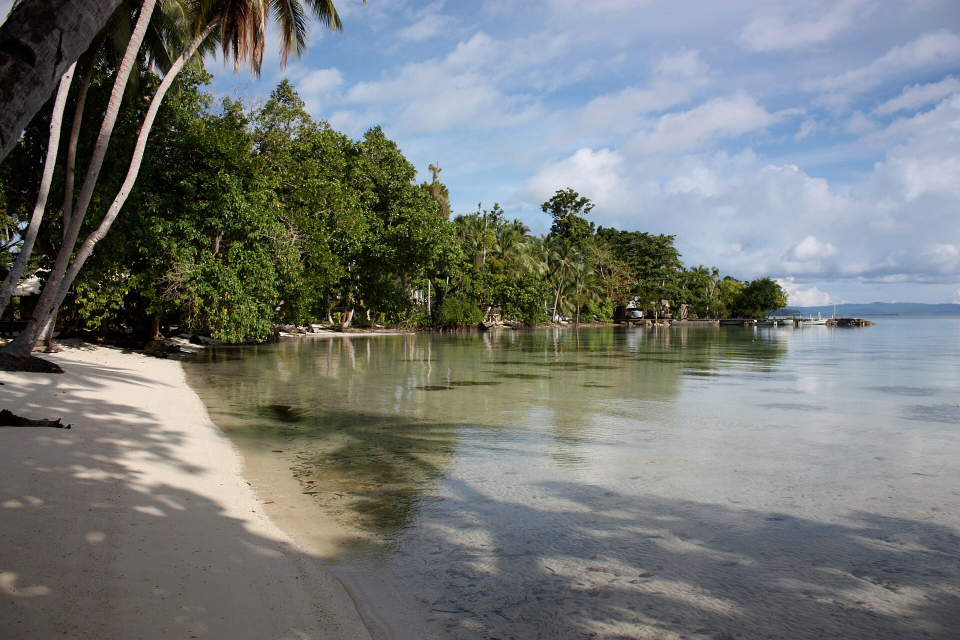
#> input picture episodes/en-jfk-coconut/img/arka-plan-marovo-lagoon-1920.jpg, 1920 x 1280 px (shown at 1/2 size)
$ python gorsel.py
#> lines starting #> are read from the running program, lines starting #| are printed output that depends on the picture
"""en-jfk-coconut gorselleri:  python episodes/en-jfk-coconut/gorsel.py
arka.jpg   : Marovo Lagoon (CC BY 2.0) sol-ust kare kirpim 1200x1200 (sag uctaki iskele disarida) -> 1080, renk 0,68, parlaklik 1,2.
ev_1.jpg   : PT-109 teknesi, 1942 (Navsource/US Navy, PD-USGov) 840x635 kirpim -> 1080x816.
ev_2.jpg   : hindistancevizi kabugu (JFK Library, PD) 647x632 -> yukseklik 816 (1,29x), yanlar nesnesiz zemin uzatilarak 1080'e tamamlanir.
"""
from pathlib import Path
from PIL import Image, ImageEnhance, ImageFilter
import numpy as np

H = Path(__file__).resolve().parent / "img"

bg = Image.open(H / "arka-plan-marovo-lagoon-1920.jpg").convert("RGB").crop((0, 0, 1200, 1200)).resize((1080, 1080), Image.LANCZOS)
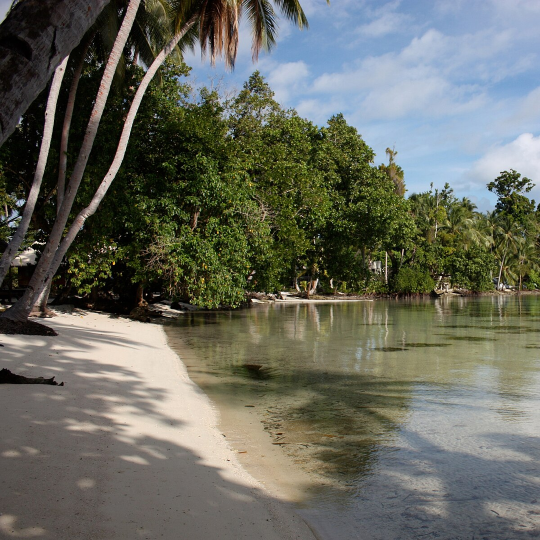
#> bg: PIL image 1080x1080 RGB (shown at 1/2 size); mean R, G, B 103, 105.1, 94.7
bg = ImageEnhance.Color(bg).enhance(0.68)
bg = ImageEnhance.Brightness(bg).enhance(1.2)
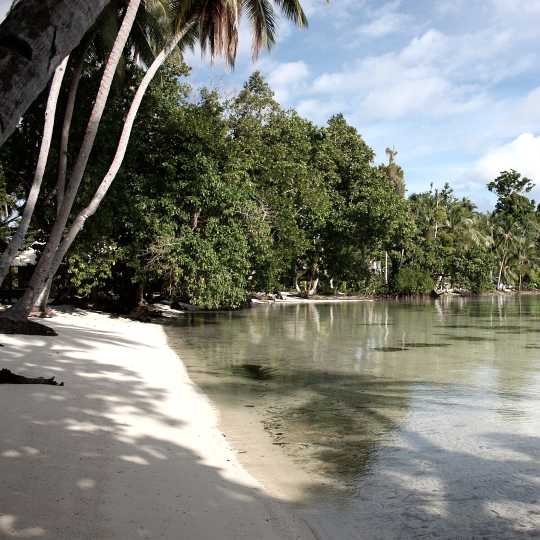
#> bg: PIL image 1080x1080 RGB (shown at 1/2 size); mean R, G, B 122.2, 124.3, 115.8
bg.save(H / "arka.jpg", quality=93)

#> (the run stopped early here; a loop or call above may not have finished)

$ run again, with episodes/alanya-adam-atacagi/img/kaynak_arka.jpg copied over episodes/en-jfk-coconut/img/arka-plan-marovo-lagoon-1920.jpg
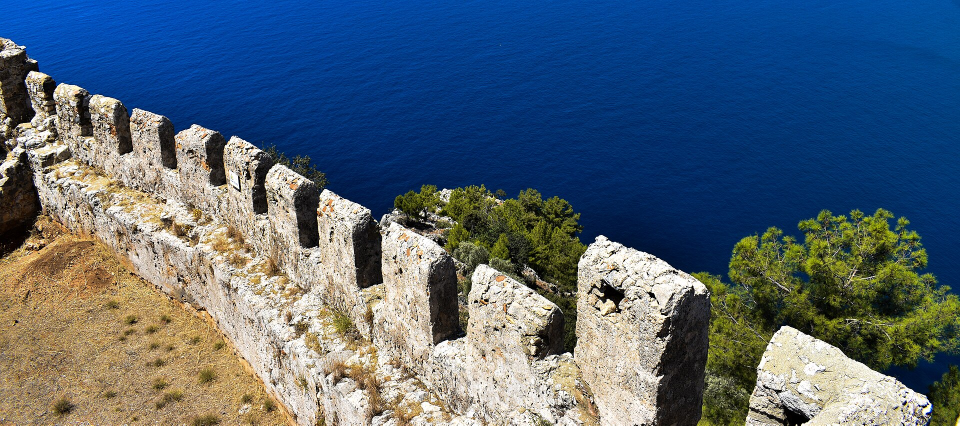
#> input picture episodes/alanya-adam-atacagi/img/kaynak_arka.jpg, 1920 x 851 px (shown at 1/2 size)
#> `bg = ImageEnhance.Color(bg).enhance(0.68)`:
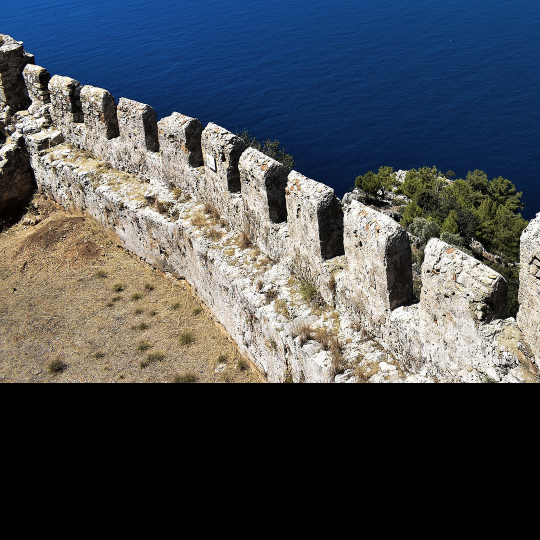
#> bg: PIL image 1080x1080 RGB (shown at 1/2 size); mean R, G, B 74.7, 79.5, 84.8
#> `bg = ImageEnhance.Brightness(bg).enhance(1.2)`:
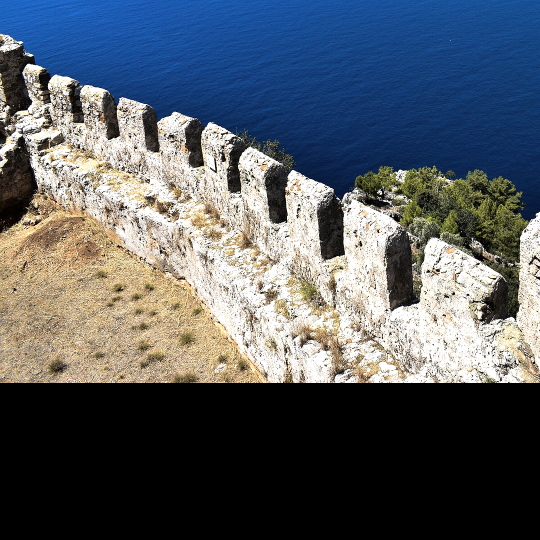
#> bg: PIL image 1080x1080 RGB (shown at 1/2 size); mean R, G, B 85.8, 92.3, 99.6

$ run again, with episodes/anemas-zindani-1376/img/kaynak_arka.jpg copied over episodes/en-jfk-coconut/img/arka-plan-marovo-lagoon-1920.jpg
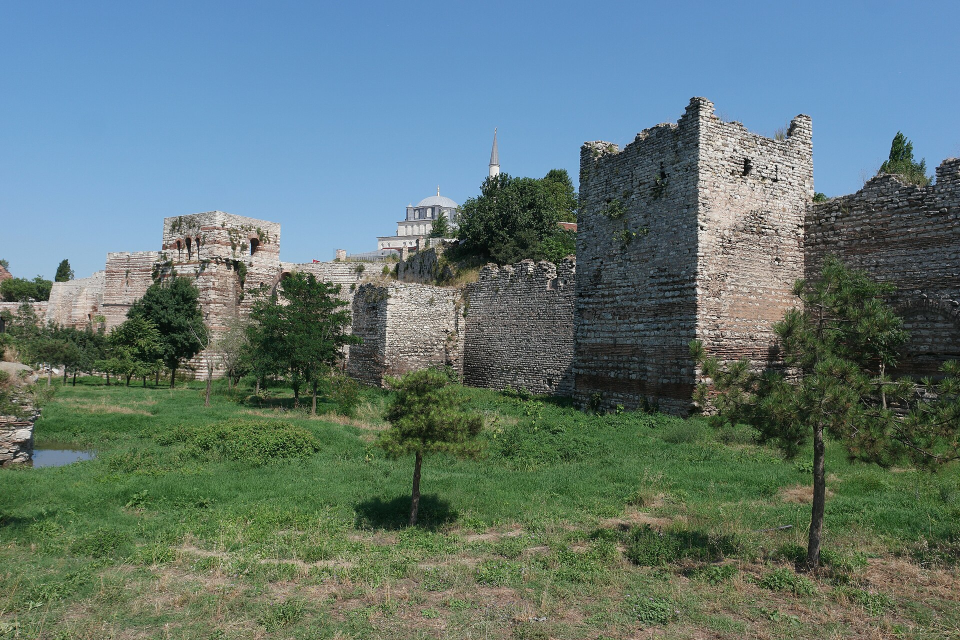
#> input picture episodes/anemas-zindani-1376/img/kaynak_arka.jpg, 1920 x 1280 px (shown at 1/2 size)
#> `bg = Image.open(H / "arka-plan-marovo-lagoon-1920.jpg").convert("RGB")..`:
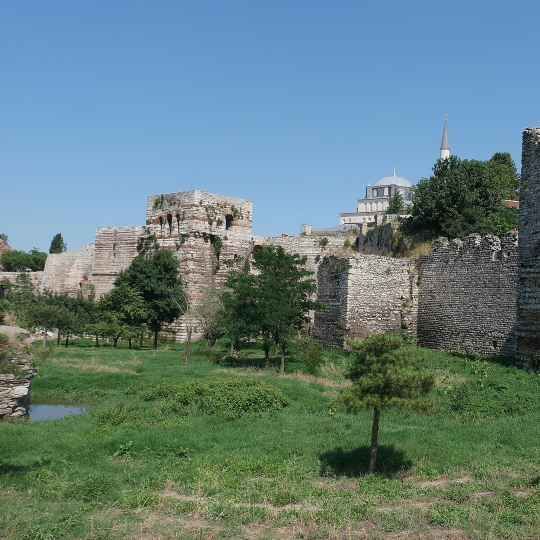
#> bg: PIL image 1080x1080 RGB (shown at 1/2 size); mean R, G, B 100.3, 126.5, 126.2
#> `bg = ImageEnhance.Brightness(bg).enhance(1.2)`:
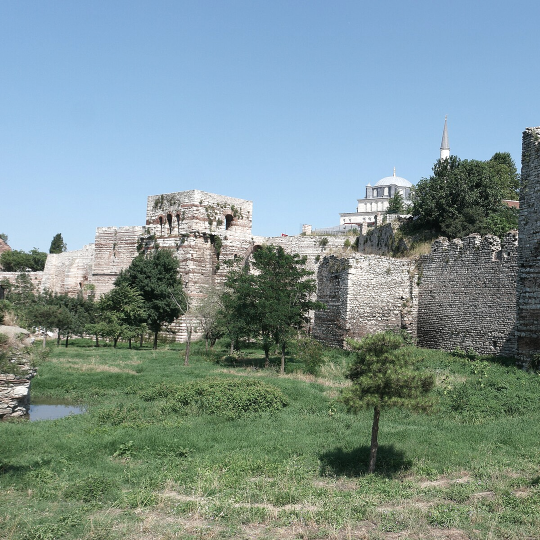
#> bg: PIL image 1080x1080 RGB (shown at 1/2 size); mean R, G, B 126.3, 147.7, 147.5
